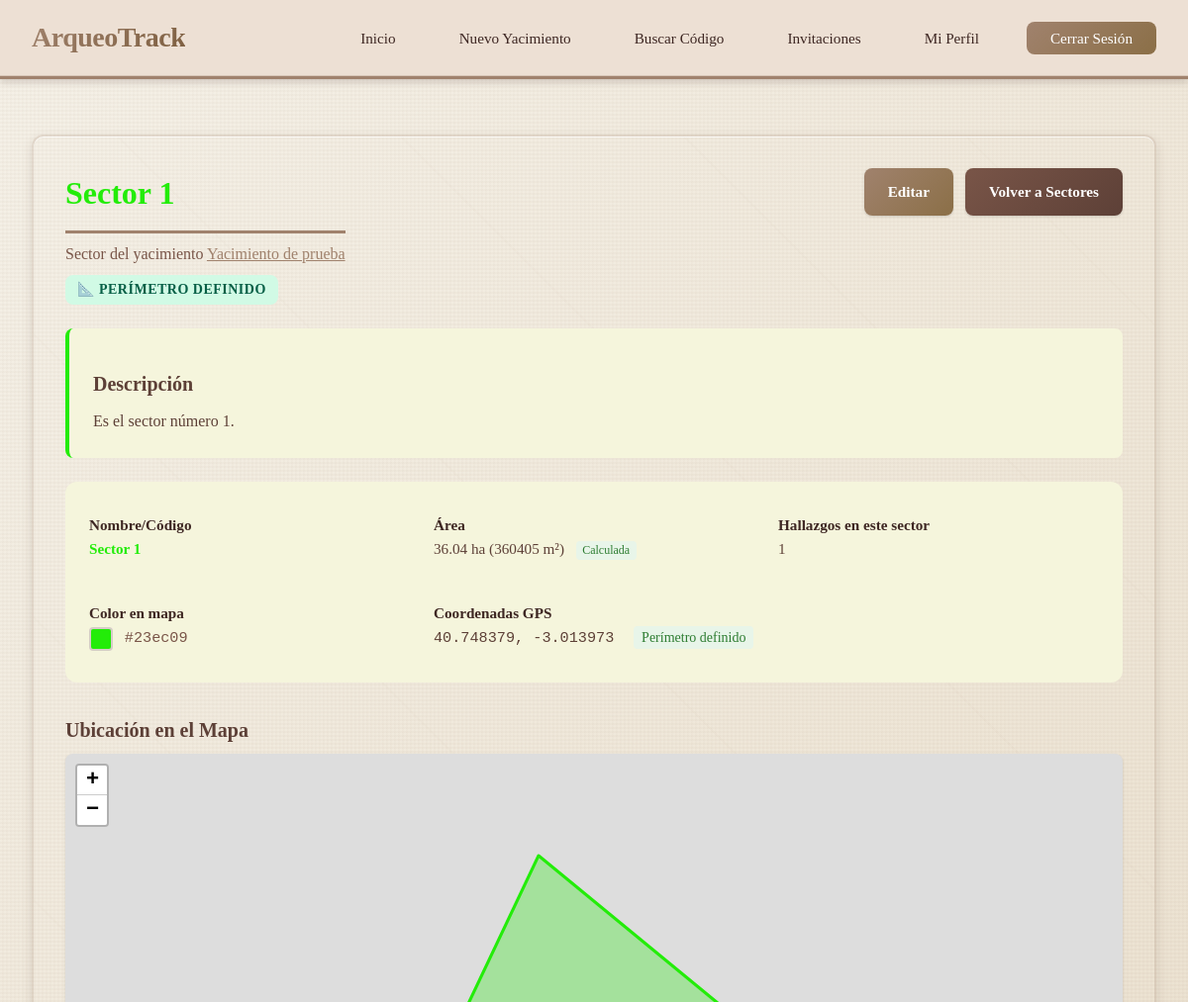
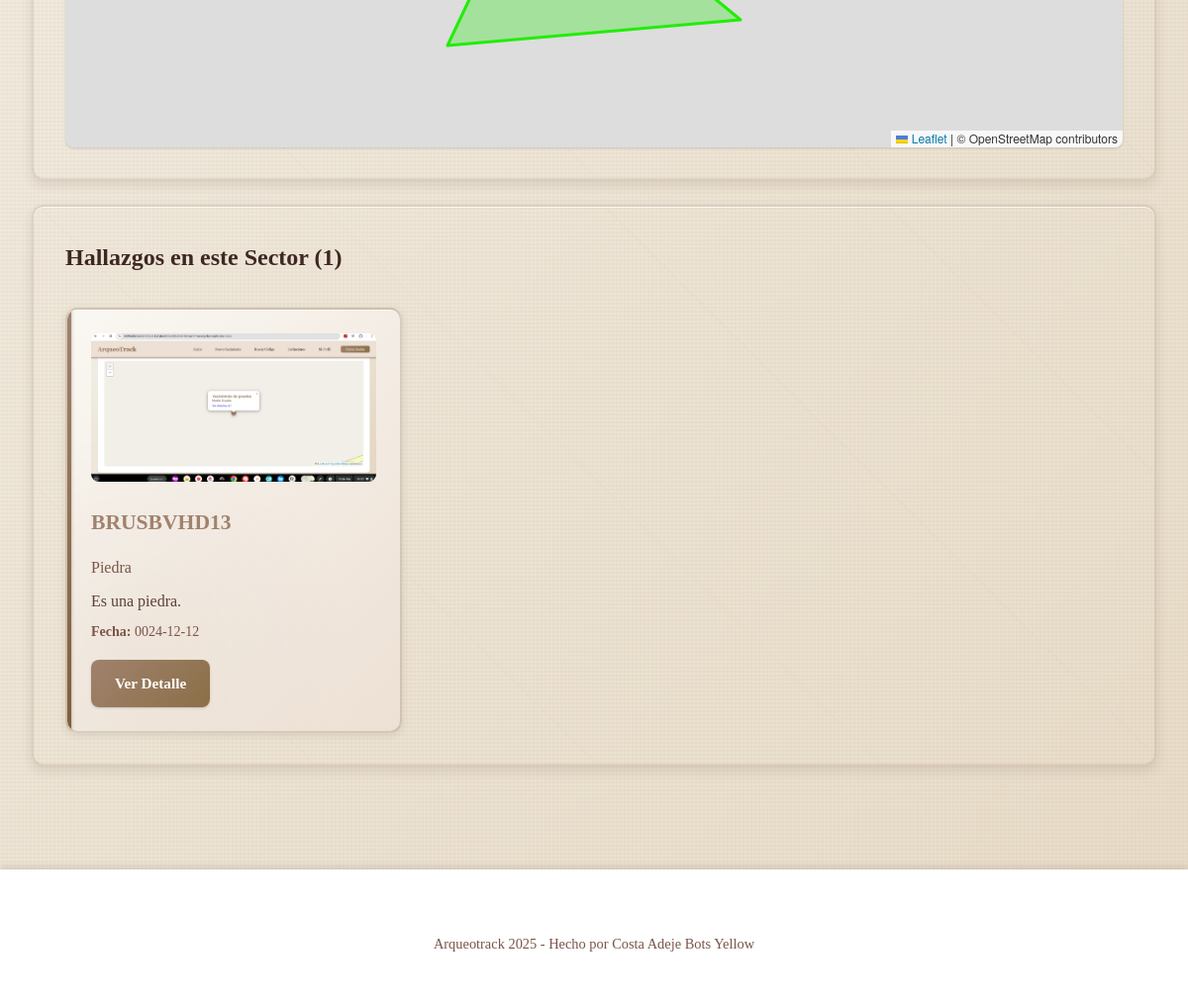
The app's page /sector/2 (signed in) with its own data (2 pictures, top to bottom).
### app/models/sector.py (models this page shows, shortened)
class Sector(db.Model):
    __tablename__ = 'sectores'
    id = db.Column(db.Integer, primary_key=True)
    yacimiento_id = db.Column(db.Integer, db.ForeignKey('yacimientos.id'), nullable=False, index=True)
    nombre = db.Column(db.String(100), nullable=False)
    descripcion = db.Column(db.Text)
    color = db.Column(db.String(20), default='#6366F1')
    lat = db.Column(db.Float)
    lng = db.Column(db.Float)
    polygon_geojson = db.Column(db.Text)  # GeoJSON del polígono del sector (almacenado como texto)
    area = db.Column(db.Float)  # Área en m²
    fecha_creacion = db.Column(db.DateTime, default=datetime.utcnow, nullable=False)
    yacimiento = db.relationship(
        'Yacimiento',
        back_populates='sectores'
    )
    hallazgos = db.relationship(
        'Hallazgo',
        back_populates='sector',
        cascade='all, delete-orphan',
        lazy='dynamic'
    )
    eventos = db.relationship(
        'Evento',
        back_populates='sector',
        lazy='dynamic'
    )
    __table_args__ = (
        db.Index('idx_sectores_yacimiento', 'yacimiento_id'),
    )
    @property
    def total_hallazgos(self):
        return self.hallazgos.count()

### app/models/yacimiento.py (models this page shows, shortened)
class Yacimiento(db.Model):
    __tablename__ = 'yacimientos'
    id = db.Column(db.Integer, primary_key=True)
    user_id = db.Column(db.Integer, db.ForeignKey('usuarios.id'), nullable=False, index=True)
    nombre = db.Column(db.String(200), nullable=False)
    ubicacion = db.Column(db.String(300))
    descripcion = db.Column(db.Text)
    lat = db.Column(db.Float)
    lng = db.Column(db.Float)
    polygon_geojson = db.Column(db.Text)  # GeoJSON del polígono (almacenado como texto)
    area_m2 = db.Column(db.Float)  # Área en metros cuadrados
    altitud_media = db.Column(db.Float)
    responsable = db.Column(db.String(100))
    fecha_inicio = db.Column(db.Date)
    fecha_fin = db.Column(db.Date)
    fecha_creacion = db.Column(db.DateTime, default=datetime.utcnow, nullable=False)
    fecha_actualizacion = db.Column(db.DateTime, default=datetime.utcnow, onupdate=datetime.utcnow)
    propietario = db.relationship(
        'Usuario',
        back_populates='yacimientos'
    )
    hallazgos = db.relationship(
        'Hallazgo',
        back_populates='yacimiento',
        cascade='all, delete-orphan',
        lazy='dynamic'
    )
    sectores = db.relationship(
        'Sector',
        back_populates='yacimiento',
        cascade='all, delete-orphan',
        lazy='dynamic'
    )
    fases = db.relationship(
        'FaseProyecto',
        back_populates='yacimiento',
        cascade='all, delete-orphan',
        lazy='dynamic',
        order_by='FaseProyecto.orden'
    )
    eventos = db.relationship(
        'Evento',
        back_populates='yacimiento',
        cascade='all, delete-orphan',
        lazy='dynamic',
        order_by='Evento.fecha.desc()'
    )
    invitaciones = db.relationship(
        'Invitacion',
        back_populates='yacimiento',
        cascade='all, delete-orphan',
        lazy='dynamic'
    )
    __table_args__ = (
        db.Index('idx_yacimientos_user_fecha', 'user_id', 'fecha_creacion'),
    )

### app/models/hallazgo.py (models this page shows, shortened)
class Hallazgo(db.Model):
    __tablename__ = 'hallazgos'
    id = db.Column(db.Integer, primary_key=True)
    codigo_acceso = db.Column(db.String(10), unique=True, nullable=False, index=True)
    user_id = db.Column(db.Integer, db.ForeignKey('usuarios.id'), nullable=False, index=True)
    yacimiento_id = db.Column(db.Integer, db.ForeignKey('yacimientos.id'), index=True)
    sector_id = db.Column(db.Integer, db.ForeignKey('sectores.id'), index=True)
    encontrado_por_id = db.Column(db.Integer, db.ForeignKey('usuarios.id'))
    tipo = db.Column(db.String(100))
    material = db.Column(db.String(100))
    datacion = db.Column(db.String(100))
    descripcion = db.Column(db.Text)
    notas = db.Column(db.Text)
    ubicacion = db.Column(db.String(200))
    lat = db.Column(db.Float)
    lng = db.Column(db.Float)
    altitud = db.Column(db.Float)
    dimensiones = db.Column(db.String(100))
    peso = db.Column(db.Float)  # En gramos
    estado_conservacion = db.Column(db.String(50))
    foto = db.Column(db.String(200))
    fecha = db.Column(db.Date)
    proceso_extraccion = db.Column(db.Text)
    destino = db.Column(db.String(200))
    fecha_registro = db.Column(db.DateTime, default=datetime.utcnow, nullable=False)
    fecha_actualizacion = db.Column(db.DateTime, default=datetime.utcnow, onupdate=datetime.utcnow)
    propietario = db.relationship(
        'Usuario',
        back_populates='hallazgos',
        foreign_keys=[user_id]
    )
    encontrado_por = db.relationship(
        'Usuario',
        back_populates='hallazgos_encontrados',
        foreign_keys=[encontrado_por_id]
    )
    yacimiento = db.relationship(
        'Yacimiento',
        back_populates='hallazgos'
    )
    sector = db.relationship(
        'Sector',
        back_populates='hallazgos'
    )
    comentarios = db.relationship(
        'Comentario',
        back_populates='hallazgo',
        cascade='all, delete-orphan',
        lazy='dynamic',
        order_by='Comentario.fecha.desc()'
    )
    eventos = db.relationship(
        'Evento',
        back_populates='hallazgo',
        lazy='dynamic'
    )
    __table_args__ = (
        db.Index('idx_hallazgos_yacimiento_fecha', 'yacimiento_id', 'fecha'),
        db.Index('idx_hallazgos_tipo', 'tipo'),
    )

### app/blueprints/sector.py (the view)
@sector_bp.route('/sector/<int:sector_id>')
@login_required
def detalle(sector_id):
    sector = Sector.query.get_or_404(sector_id)
    if sector.yacimiento.user_id != current_user.id and not Invitacion.query.filter_by(
        yacimiento_id=sector.yacimiento_id,
        invitado_id=current_user.id,
        estado='aceptada'
    ).first():
        abort(403)
    return render_template('sectores/detalle.html', sector=sector)

### templates/sectores/detalle.html (shortened to what this page needs)
{% extends "base.html" %}
{% block extra_head %}
<link rel="stylesheet" href="https://unpkg.com/leaflet@1.9.4/dist/leaflet.css" />
{% endblock %}
{% block content %}
<div class="main-content">
    <div class="card">
        <div style="display: flex; justify-content: space-between; align-items: start; flex-wrap: wrap; gap: 1rem; margin-bottom: 1.5rem;">
            <div>
                <h1 style="margin-bottom: 0.5rem; color: {{ sector.color or '#6366f1' }};">{{ sector.nombre }}</h1>
                <p style="color: var(--gray); margin: 0;">
                    Sector del yacimiento <a href="/yacimiento/{{ sector.yacimiento_id }}" style="color: var(--primary-color);">{{ sector.yacimiento.nombre }}</a>
                </p>
                {% if sector.polygon_geojson %}
                    <p style="margin-top: 0.5rem;">
                        <span class="badge badge-success">📐 Perímetro Definido</span>
                    </p>
                {% endif %}
            </div>
            <div class="button-group" style="margin: 0;">
                <a href="/editar_sector/{{ sector.id }}" class="btn">Editar</a>
                <a href="/yacimiento/{{ sector.yacimiento_id }}/sectores" class="btn btn-secondary">Volver a Sectores</a>
            </div>
        </div>
        {% if sector.descripcion %}
            <div style="margin: 1.5rem 0; padding: 1.5rem; background: var(--light-gray); border-radius: var(--border-radius); border-left: 4px solid {{ sector.color or '#6366f1' }};">
                <h3>Descripción</h3>
                <p style="color: var(--dark-secondary); line-height: 1.7; margin: 0.5rem 0 0 0;">
                    {{ sector.descripcion }}
                </p>
            </div>
        {% endif %}
        <div class="detail-grid" style="display: grid; grid-template-columns: repeat(auto-fit, minmax(250px, 1fr)); gap: 1.5rem; padding: 1.5rem; background: var(--light-gray); border-radius: var(--border-radius-lg);">
            <div class="detail-item">
                <strong>Nombre/Código</strong><br>
                <span style="color: {{ sector.color or '#6366f1' }}; font-weight: bold;">{{ sector.nombre }}</span>
            </div>
            {% if sector.area %}
                <div class="detail-item">
                    <strong>Área</strong><br>
                    <span style="color: var(--dark-secondary);">
                        {% if sector.area >= 10000 %}
                            {{ "%.2f"|format(sector.area / 10000) }} ha ({{ "%.0f"|format(sector.area) }} m²)
                        {% else %}
                            {{ "%.2f"|format(sector.area) }} m²
                        {% endif %}
                        {% if sector.polygon_geojson %}
                            <span style="margin-left: 0.5rem; padding: 0.15rem 0.4rem; background: #e8f5e9; color: #2e7d32; border-radius: 4px; font-size: 0.75rem;">Calculada</span>
                        {% endif %}
                    </span>
                </div>
            {% endif %}
            <div class="detail-item">
                <strong>Hallazgos en este sector</strong><br>
                <span style="color: var(--dark-secondary);">{{ sector.total_hallazgos }}</span>
            </div>
            <div class="detail-item">
                <strong>Color en mapa</strong><br>
                <span style="display: inline-block; width: 24px; height: 24px; background: {{ sector.color or '#6366f1' }}; border-radius: 4px; vertical-align: middle; border: 2px solid var(--border-color);"></span>
                <span style="color: var(--gray); font-family: monospace; margin-left: 0.5rem;">{{ sector.color or '#6366f1' }}</span>
            </div>
            {% if sector.lat and sector.lng %}
                <div class="detail-item" style="grid-column: span 2;">
                    <strong>Coordenadas GPS</strong><br>
                    <span style="color: var(--dark-secondary); font-family: monospace;">{{ sector.lat }}, {{ sector.lng }}</span>
                    {% if sector.polygon_geojson %}
                        <span style="margin-left: 1rem; padding: 0.25rem 0.5rem; background: #e8f5e9; color: #2e7d32; border-radius: 4px; font-size: 0.875rem;">Perímetro definido</span>
                    {% endif %}
                </div>
            {% endif %}
        </div>
        {% if sector.lat and sector.lng %}
            <div style="margin-top: 2rem;">
                <h3>Ubicación en el Mapa</h3>
                <div id="sector-map" style="height: 400px; border-radius: var(--border-radius); box-shadow: var(--shadow);"></div>
            </div>
        {% endif %}
    </div>
    {% if sector.hallazgos %}
        <div class="card">
            <h2 style="margin-bottom: 1.5rem; border: none;">Hallazgos en este Sector ({{ sector.total_hallazgos }})</h2>
            <div class="yacimientos-grid">
                {% for hallazgo in sector.hallazgos %}
                    <div class="yacimiento-card">
                        {% if hallazgo.foto %}
                            <div style="margin-bottom: 1rem;">
                                <img src="/uploads/{{ hallazgo.foto }}"
                                     alt="Foto del hallazgo"
                                     style="width: 100%; height: 150px; object-fit: cover; border-radius: var(--border-radius);">
                            </div>
                        {% endif %}
                        <h3>{{ hallazgo.codigo_acceso }}</h3>
                        <p style="color: var(--gray);">{{ hallazgo.tipo|title if hallazgo.tipo else 'Sin clasificar' }}</p>
                        {% if hallazgo.descripcion %}
                            <p style="color: var(--dark-secondary); margin: 0.5rem 0;">
                                {{ hallazgo.descripcion[:100] }}{% if hallazgo.descripcion|length > 100 %}...{% endif %}
                            </p>
                        {% endif %}
                        {% if hallazgo.fecha %}
                            <p style="color: var(--gray); font-size: var(--font-sm); margin-top: 0.5rem;">
                                <strong>Fecha:</strong> {{ hallazgo.fecha }}
                            </p>
                        {% endif %}
                        <a href="/hallazgo/{{ hallazgo.id }}" class="btn" style="margin-top: 1rem;">Ver Detalle</a>
                    </div>
                {% endfor %}
            </div>
        </div>
    {% endif %}
</div>
{% endblock %}

### records on screen
Sector: nombre "Sector 1", descripcion "Es el sector número 1.", sector.area/10000 "36.04", area "360405", color "#23ec09", lat "40.748379", lng "-3.013973"
Yacimiento: yacimiento.nombre "Yacimiento de prueba"
Hallazgo: foto (picture), codigo_acceso "BRUSBVHD13", tipo "Piedra", descripcion "Es una piedra.", fecha "0024-12-12"

### other values on screen
{{ sector.total_hallazgos }} "1"
